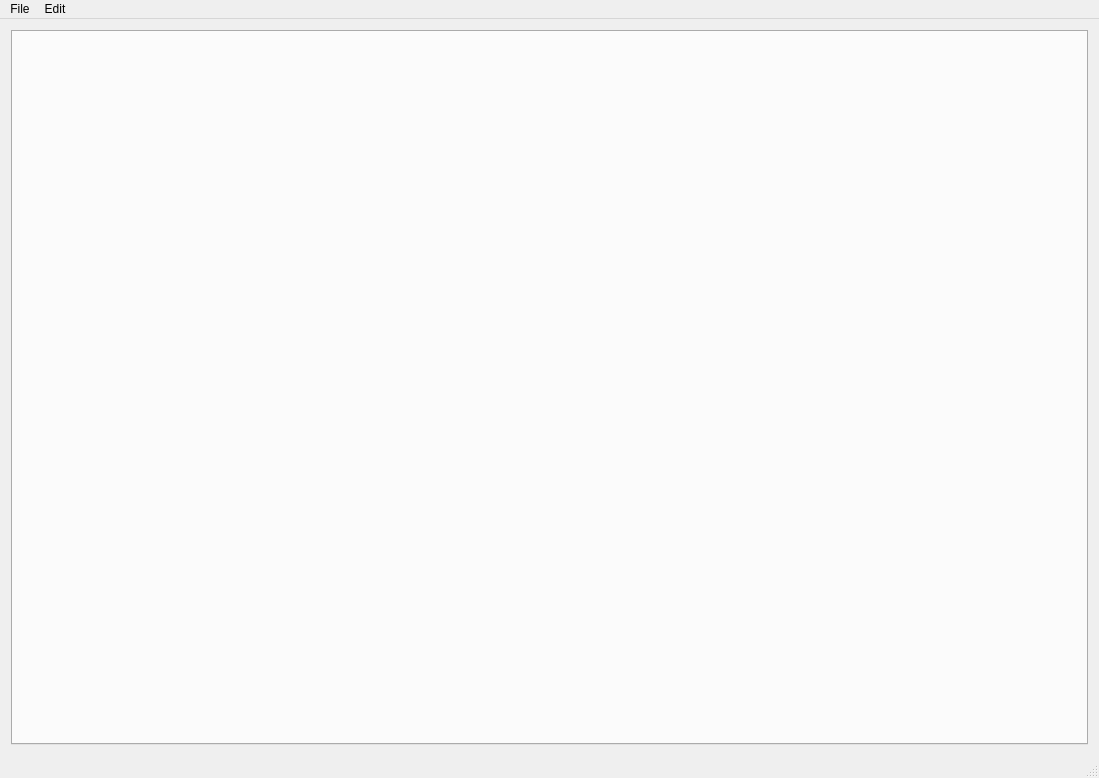
<?xml version="1.0" encoding="UTF-8"?>
<ui version="4.0">
 <class>MainWindow</class>
 <widget class="QMainWindow" name="MainWindow">
  <property name="geometry">
   <rect>
    <x>0</x>
    <y>0</y>
    <width>1099</width>
    <height>778</height>
   </rect>
  </property>
  <property name="windowTitle">
   <string>Logger</string>
  </property>
  <property name="dockNestingEnabled">
   <bool>true</bool>
  </property>
  <widget class="QWidget" name="centralWidget">
   <layout class="QGridLayout" name="gridLayout_2">
    <item row="0" column="0">
     <widget class="QTabWidget" name="tabWidget">
      <property name="enabled">
       <bool>true</bool>
      </property>
      <property name="sizePolicy">
       <sizepolicy hsizetype="Minimum" vsizetype="Minimum">
        <horstretch>0</horstretch>
        <verstretch>0</verstretch>
       </sizepolicy>
      </property>
      <property name="currentIndex">
       <number>-1</number>
      </property>
     </widget>
    </item>
   </layout>
  </widget>
  <widget class="QMenuBar" name="menuBar">
   <property name="geometry">
    <rect>
     <x>0</x>
     <y>0</y>
     <width>1099</width>
     <height>21</height>
    </rect>
   </property>
   <widget class="QMenu" name="menuFile">
    <property name="title">
     <string>File</string>
    </property>
    <addaction name="actionNew"/>
    <addaction name="actionOpen"/>
    <addaction name="actionOpen_jbossinterne"/>
    <addaction name="actionOpen_jbossfrisco6"/>
    <addaction name="actionBergerac"/>
    <addaction name="actionCastor"/>
    <addaction name="separator"/>
    <addaction name="actionClose_file"/>
    <addaction name="actionQuit"/>
   </widget>
   <widget class="QMenu" name="menuEdit">
    <property name="title">
     <string>Edit</string>
    </property>
    <addaction name="actionFind"/>
    <addaction name="actionNext"/>
    <addaction name="actionPrevious"/>
   </widget>
   <addaction name="menuFile"/>
   <addaction name="menuEdit"/>
  </widget>
  <widget class="QStatusBar" name="statusBar"/>
  <action name="actionOpen">
   <property name="icon">
    <iconset resource="qressource.qrc">
     <normaloff>:/Toolbar/Open.png</normaloff>:/Toolbar/Open.png</iconset>
   </property>
   <property name="text">
    <string>Ouvrir un fichier log local</string>
   </property>
   <property name="shortcut">
    <string>Ctrl+O</string>
   </property>
  </action>
  <action name="actionQuit">
   <property name="text">
    <string>Quit</string>
   </property>
   <property name="shortcut">
    <string>Ctrl+Q</string>
   </property>
  </action>
  <action name="actionOpen_jbossinterne">
   <property name="icon">
    <iconset resource="qressource.qrc">
     <normaloff>:/Toolbar/Ssh.png</normaloff>:/Toolbar/Ssh.png</iconset>
   </property>
   <property name="text">
    <string>Open jbossinterne</string>
   </property>
  </action>
  <action name="actionOpen_jbossfrisco6">
   <property name="icon">
    <iconset resource="qressource.qrc">
     <normaloff>:/Toolbar/Ssh.png</normaloff>:/Toolbar/Ssh.png</iconset>
   </property>
   <property name="text">
    <string>Open jbossfrisco6</string>
   </property>
  </action>
  <action name="actionClose_file">
   <property name="text">
    <string>Close file</string>
   </property>
  </action>
  <action name="actionCastor">
   <property name="text">
    <string>Castor</string>
   </property>
  </action>
  <action name="actionFind">
   <property name="text">
    <string>Find</string>
   </property>
   <property name="shortcut">
    <string>Ctrl+F</string>
   </property>
  </action>
  <action name="actionNext">
   <property name="text">
    <string>Next</string>
   </property>
   <property name="shortcut">
    <string>F3</string>
   </property>
  </action>
  <action name="actionPrevious">
   <property name="text">
    <string>Previous</string>
   </property>
   <property name="shortcut">
    <string>Shift+F3</string>
   </property>
  </action>
  <action name="actionNew">
   <property name="text">
    <string>Nouveau fichier log sur serveur</string>
   </property>
  </action>
  <action name="actionBergerac">
   <property name="text">
    <string>Bergerac</string>
   </property>
  </action>
 </widget>
 <layoutdefault spacing="6" margin="11"/>
 <resources>
  <include location="qressource.qrc"/>
 </resources>
 <connections/>
</ui>
